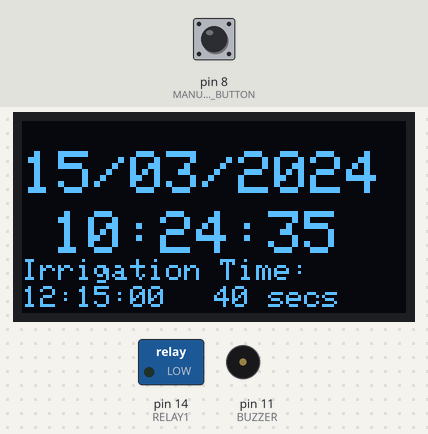
A sketch run on a simulated Arduino Uno, built with avr-gcc and run on an emulated ATmega328P. Shown: 128×64 one-colour display, switched loads named in the sketch (green lamp = pin HIGH), buzzer (waves = sounding). The test bench sets the inputs (shaded band); at power-on: pin 8 (MANUAL_BUTTON) LOW. The local clock reads 2024-03-15 10:24:30 at power-on unless the sketch sets it; what the sketch prints to the serial monitor is not drawn.

Above: at 5.2 s.
5.3 s: pin 8 (MANUAL_BUTTON) pulled HIGH for 0.15 s
At 5.86 s:
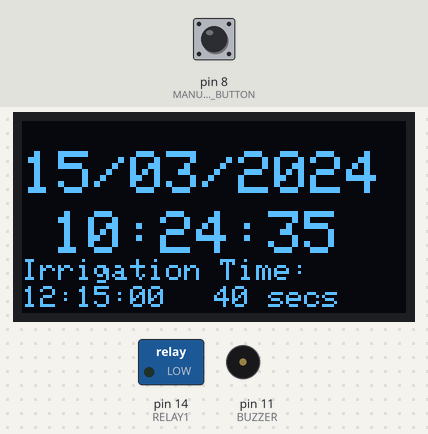
6.0 s: pin 8 (MANUAL_BUTTON) pulled HIGH for 1 s
At 7.5 s:
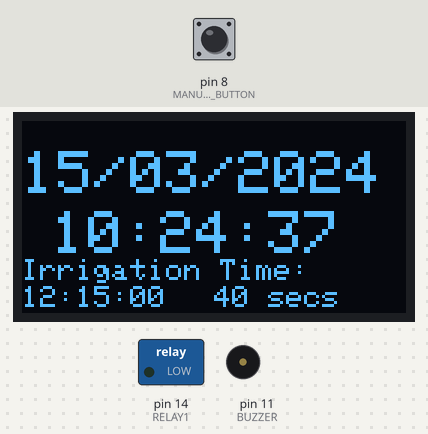
7.6 s: pin 8 (MANUAL_BUTTON) pulled HIGH for 1 s
At 8.92 s:
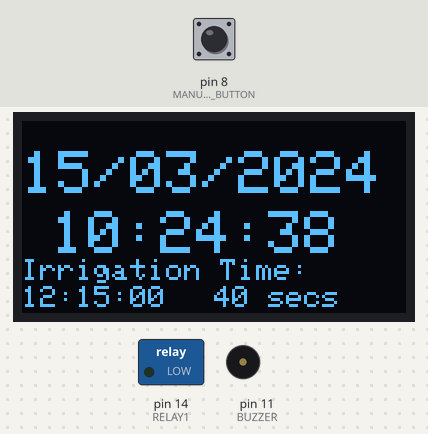
9.2 s: pin 8 (MANUAL_BUTTON) pulled HIGH for 0.15 s
At 9.8 s:
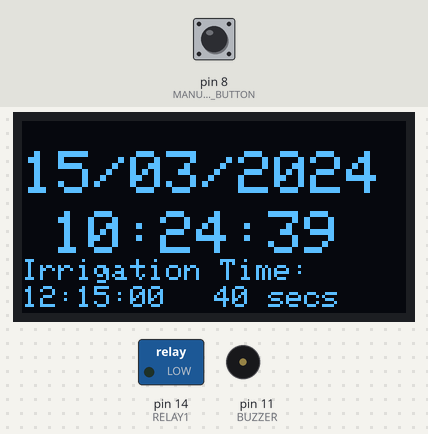
9.9 s: pin 8 (MANUAL_BUTTON) pulled HIGH for 3.2 s
At 13.8 s:
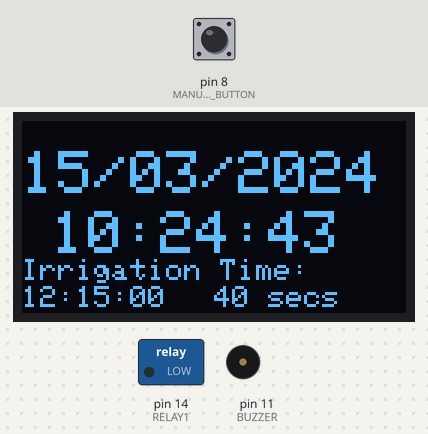
Timing chart, 0 to 14.7 s (numbered marks = the images above; inputs shaded):
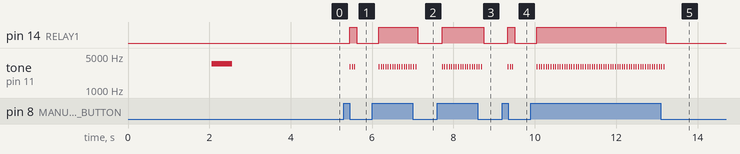

Measured:
- after the input at 5.3 s, pin 14 (RELAY1): LOW → HIGH after 0.15 s, → LOW 0.17 s later; tone on pin 11 (BUZZER): alternates 3000 Hz for 0.01 s and silent for 0.05 s, 6 changes in all, then stays silent, starting after 0.15 s; the display: first changes after 0.15 s (image 1 shows a later state)
- after the input at 6.0 s, pin 14 (RELAY1): LOW → HIGH after 0.16 s, → LOW 0.96 s later; tone on pin 11 (BUZZER): alternates 3000 Hz for 0.01 s and silent for 0.05 s, 34 changes in all, then stays silent, starting after 0.16 s; the display: first differs from a run without the input after 0.17 s (image 2 shows a later state)
- after the input at 7.6 s, pin 14 (RELAY1): LOW → HIGH after 0.12 s, → LOW 1.0 s later; tone on pin 11 (BUZZER): alternates 3000 Hz for 0.01 s and silent for 0.05 s, 36 changes in all, then stays silent, starting after 0.12 s; the display: first changes after 0.12 s (image 3 shows a later state)
- after the input at 9.2 s, pin 14 (RELAY1): LOW → HIGH after 0.14 s, → LOW 0.17 s later; tone on pin 11 (BUZZER): alternates 3000 Hz for 0.01 s and silent for 0.05 s, 6 changes in all, then stays silent, starting after 0.14 s; the display: first changes after 0.15 s (image 4 shows a later state)
- after the input at 9.9 s, pin 14 (RELAY1): LOW → HIGH after 0.15 s, → LOW 3.2 s later; tone on pin 11 (BUZZER): alternates 3000 Hz for 0.01 s and silent for 0.05 s, 112 changes in all, then stays silent, starting after 0.15 s; the display: first changes after 0.15 s (image 5 shows a later state)
- what the display in image 5 shows lasts 0.7 s, from 13.3 s to 14.0 s

The sketch:

SmartGardening.ino
```cpp
/*********
  Rui Santos
  Complete project details at https://randomnerdtutorials.com
*********/

#include <Wire.h>
#include <Adafruit_GFX.h>
#include <Adafruit_SSD1306.h>
#include <Fonts/FreeSerif12pt7b.h>
#include <RTClib.h>
#include<string.h>

#define SCREEN_WIDTH 128
#define SCREEN_HEIGHT 64

#define BUZZER 11
#define RELAY1 14
#define MANUAL_BUTTON 8

Adafruit_SSD1306 display(SCREEN_WIDTH, SCREEN_HEIGHT, &Wire, -1);

RTC_DS1307 rtc;

char daysOfTheWeek[7][12] = {"Sunday", "Monday", "Tuesday", "Wednesday", "Thursday", "Friday", "Saturday"};
static bool tone_flag=false;


//Button Varibles
// the following variables are unsigned longs because the time, measured in
// milliseconds, will quickly become a bigger number than can be stored in an int.
unsigned long lastDebounceTime = 0;  // the last time the output pin was toggled
unsigned long debounceDelay = 10;    // the debounce time; increase if the output flickers
int buttonState;             // the current reading from the input pin
int lastButtonState = LOW;   // the previous reading from the input pin


//Timer varibles
//To calculate the remaining time to turn off the water
unsigned long TimertimeStart=0;
unsigned long motorofftimeRemaining=0;

//Timer1
const char char_Timer1_StartTime[] = "12:15:00";
unsigned int Timer1_inSeconds = 40;     // 10sec equals to 100ml
const char char_Timer1_EndTime[]   = "12:15:40";

// To calculate amount of time button is pressed
unsigned long ButtonPressedTime = 0;      // time at which button is pressed
unsigned long ButtonPressedDuration = 0;  // how long the button is pressed

typedef enum{
  BUTTON_PRESSED=0,
  BUTTON_RELEASED,
  TIMER_START,
  TIMER_EXPIRED
  }system_state_t;


  // 'watertap', 90x76px
 static const unsigned char PROGMEM watertap []= {
 0x00, 0x00, 0x00, 0x00, 0x00, 0x00, 0x00, 0x00, 0x00, 0x00, 0x00, 0x00, 0x00, 0x00, 0x00, 0x00,
  0x00, 0x00, 0x00, 0x00, 0x00, 0x00, 0x00, 0x00, 0x00, 0x00, 0x00, 0x00, 0x60, 0x00, 0x00, 0xc0,
  0x00, 0x00, 0x00, 0x00, 0x00, 0x00, 0x00, 0x01, 0xfc, 0x1f, 0x07, 0xf0, 0x00, 0x00, 0x00, 0x00,
  0x00, 0x00, 0x00, 0x01, 0xff, 0xff, 0xff, 0xf0, 0x00, 0x00, 0x00, 0x00, 0x00, 0x00, 0x00, 0x01,
  0xff, 0xff, 0xff, 0xf8, 0x00, 0x00, 0x00, 0x00, 0x00, 0x00, 0x00, 0x01, 0xfe, 0x1f, 0x07, 0xf0,
  0x00, 0x00, 0x00, 0x00, 0x00, 0x00, 0x00, 0x00, 0xf0, 0x0e, 0x01, 0xe0, 0x00, 0x00, 0x00, 0x00,
  0x00, 0x00, 0x00, 0x00, 0x00, 0x0e, 0x00, 0x00, 0x00, 0x00, 0x00, 0x00, 0x00, 0x00, 0x00, 0x00,
  0x00, 0x0e, 0x00, 0x00, 0x00, 0x00, 0x00, 0x00, 0x00, 0x00, 0x00, 0x00, 0x00, 0x0e, 0x00, 0x00,
  0x00, 0x00, 0x00, 0x00, 0x00, 0x00, 0x00, 0x00, 0x00, 0x0e, 0x00, 0x00, 0x00, 0x00, 0x00, 0x00,
  0x00, 0x00, 0x00, 0x00, 0x00, 0x0e, 0x00, 0x00, 0x00, 0x00, 0x00, 0x00, 0x00, 0x00, 0x00, 0x00,
  0x00, 0xff, 0xe0, 0x00, 0x00, 0x00, 0x00, 0x00, 0x00, 0x00, 0x00, 0x00, 0x00, 0x00, 0x00, 0x00,
  0x00, 0x00, 0x00, 0x00, 0x00, 0x00, 0x00, 0x00, 0x01, 0x00, 0x10, 0x00, 0x00, 0x00, 0x00, 0x00,
  0x00, 0x00, 0x00, 0x00, 0x01, 0xff, 0xf8, 0x00, 0x00, 0x00, 0x00, 0x00, 0x00, 0x00, 0x00, 0x00,
  0x00, 0xff, 0xf0, 0x00, 0x00, 0x00, 0x00, 0x00, 0x00, 0x00, 0x00, 0x00, 0x00, 0xff, 0xf0, 0x00,
  0x00, 0x00, 0x00, 0x00, 0x00, 0x00, 0x00, 0x00, 0x00, 0xff, 0xf0, 0x00, 0x00, 0x00, 0x00, 0x00,
  0x00, 0x00, 0x00, 0x00, 0x00, 0xff, 0xf0, 0x00, 0x00, 0x00, 0x00, 0x00, 0x00, 0x00, 0x00, 0x00,
  0x00, 0xff, 0xf0, 0x01, 0x80, 0x00, 0x00, 0x00, 0x00, 0x00, 0x00, 0x00, 0x01, 0xff, 0xf0, 0x0d,
  0x80, 0x00, 0x00, 0x00, 0x00, 0x00, 0x00, 0x00, 0x03, 0xff, 0xfc, 0x0d, 0xff, 0xfc, 0x00, 0x00,
  0x00, 0x00, 0x00, 0x0f, 0xff, 0xff, 0xff, 0x1d, 0xff, 0xfc, 0x00, 0x00, 0x00, 0x00, 0x00, 0x3f,
  0xff, 0xff, 0xff, 0xfd, 0xff, 0xfc, 0x00, 0x00, 0x00, 0x00, 0x00, 0x7f, 0xff, 0xff, 0xff, 0xfd,
  0xff, 0xfc, 0x00, 0x00, 0x00, 0x00, 0x00, 0xff, 0xff, 0xff, 0xff, 0xfd, 0xff, 0xfc, 0x00, 0x00,
  0x00, 0x00, 0x01, 0xff, 0xff, 0xff, 0xff, 0xfd, 0xff, 0xfc, 0x00, 0x00, 0x00, 0x00, 0x01, 0xff,
  0xff, 0xff, 0xff, 0xfd, 0xff, 0xfc, 0x00, 0x00, 0x00, 0x00, 0x01, 0xff, 0xff, 0xff, 0xff, 0xfd,
  0xff, 0xfc, 0x00, 0x00, 0x00, 0x00, 0x01, 0xff, 0xff, 0xff, 0xfe, 0x0d, 0xff, 0xfc, 0x00, 0x00,
  0x00, 0x00, 0x03, 0xff, 0x83, 0xff, 0xf0, 0x0d, 0x80, 0x00, 0x00, 0x00, 0x00, 0x00, 0x03, 0xff,
  0x00, 0xff, 0xc0, 0x0d, 0x80, 0x00, 0x00, 0x00, 0x00, 0x00, 0x03, 0xfe, 0x00, 0x0e, 0x00, 0x00,
  0x00, 0x00, 0x00, 0x00, 0x00, 0x00, 0x03, 0xfe, 0x00, 0x00, 0x00, 0x00, 0x00, 0x00, 0x00, 0x00,
  0x00, 0x00, 0x03, 0xfe, 0x00, 0x00, 0x00, 0x00, 0x00, 0x00, 0x00, 0x00, 0x00, 0x00, 0x03, 0xfe,
  0x00, 0x00, 0x00, 0x00, 0x00, 0x00, 0x00, 0x00, 0x00, 0x00, 0x03, 0xfc, 0x00, 0x00, 0x00, 0x00,
  0x00, 0x00, 0x00, 0x00, 0x00, 0x00, 0x00, 0x00, 0x00, 0x00, 0x00, 0x00, 0x00, 0x00, 0x00, 0x00,
  0x00, 0x00, 0x00, 0x00, 0x00, 0x00, 0x00, 0x00, 0x00, 0x00, 0x00, 0x00, 0x00, 0x00, 0x00, 0x00,
  0x00, 0x00, 0x00, 0x00, 0x00, 0x00, 0x00, 0x00, 0x00, 0x00, 0x00, 0x00, 0x00, 0x00, 0x00, 0x00,
  0x00, 0x00, 0x00, 0x00, 0x00, 0x00, 0x00, 0x00, 0x00, 0x00, 0x00, 0x00, 0x00, 0x00, 0x00, 0x00,
  0x00, 0x00, 0x00, 0x00, 0x00, 0x00, 0x00, 0x00, 0x00, 0x00, 0x00, 0x00, 0x00, 0x0f, 0xff, 0xff,
  0xff, 0x00, 0x00, 0x00, 0x00, 0x00, 0x00, 0x00, 0x00, 0x0f, 0xff, 0xff, 0xff, 0x00, 0x00, 0x00,
  0x00, 0x00, 0x00, 0x00, 0x00, 0x0f, 0xff, 0xff, 0xff, 0x00, 0x00, 0x00, 0x00, 0x00, 0x00, 0x00,
  0x00, 0x0f, 0xff, 0xff, 0xff, 0x00, 0x00, 0x00, 0x00, 0x00, 0x00, 0x00, 0x00, 0x0f, 0xff, 0xff,
  0xff, 0x00, 0x00, 0x00, 0x00, 0x00, 0x00, 0x00, 0x00, 0x07, 0xc0, 0x00, 0x3f, 0x00, 0x00, 0x00,
  0x00, 0x00, 0x00, 0x00, 0x00, 0x07, 0xc0, 0x00, 0x1f, 0x00, 0x00, 0x00, 0x00, 0x00, 0x00, 0x00,
  0x00, 0x07, 0xc0, 0x00, 0x3e, 0x00, 0x00, 0x00, 0x00, 0x00, 0x00, 0x00, 0x00, 0x07, 0xc0, 0x20,
  0x3e, 0x00, 0x00, 0x00, 0x00, 0x00, 0x00, 0x00, 0x00, 0x07, 0xc0, 0x60, 0x3e, 0x00, 0x00, 0x00,
  0x00, 0x00, 0x00, 0x00, 0x00, 0x03, 0xe0, 0x70, 0x3e, 0x00, 0x00, 0x00, 0x00, 0x00, 0x00, 0x00,
  0x00, 0x03, 0xe0, 0xf8, 0x3e, 0x00, 0x00, 0x00, 0x00, 0x00, 0x00, 0x00, 0x00, 0x03, 0xe1, 0xf8,
  0x7e, 0x00, 0x00, 0x00, 0x00, 0x00, 0x00, 0x00, 0x00, 0x03, 0xe1, 0xfc, 0x7c, 0x00, 0x00, 0x00,
  0x00, 0x00, 0x00, 0x00, 0x00, 0x03, 0xe1, 0xf8, 0x7c, 0x00, 0x00, 0x00, 0x00, 0x00, 0x00, 0x00,
  0x00, 0x03, 0xe0, 0xf8, 0x7c, 0x00, 0x00, 0x00, 0x00, 0x00, 0x00, 0x00, 0x00, 0x01, 0xf0, 0x70,
  0x7c, 0x00, 0x00, 0x00, 0x00, 0x00, 0x00, 0x00, 0x00, 0x01, 0xf0, 0x00, 0x7c, 0x00, 0x00, 0x00,
  0x00, 0x00, 0x00, 0x00, 0x00, 0x01, 0xf0, 0x00, 0xfc, 0x00, 0x00, 0x00, 0x00, 0x00, 0x00, 0x00,
  0x00, 0x01, 0xff, 0xff, 0xf8, 0x00, 0x00, 0x00, 0x00, 0x00, 0x00, 0x00, 0x00, 0x01, 0xff, 0xff,
  0xf8, 0x00, 0x00, 0x00, 0x00, 0x00, 0x00, 0x00, 0x00, 0x01, 0xff, 0xff, 0xf8, 0x00, 0x00, 0x00,
  0x00, 0x00, 0x00, 0x00, 0x00, 0x00, 0xff, 0xff, 0xf8, 0x00, 0x00, 0x00, 0x00, 0x00, 0x00, 0x00,
  0x00, 0x00, 0xff, 0xff, 0xf8, 0x00, 0x00, 0x00, 0x00, 0x00, 0x00, 0x00, 0x00, 0x00, 0xff, 0xff,
  0xf8, 0x00, 0x00, 0x00, 0x00, 0x00, 0x00, 0x00, 0x00, 0x00, 0xff, 0xff, 0xf0, 0x00, 0x00, 0x00,
  0x00, 0x00, 0x00, 0x00, 0x00, 0x00, 0x7f, 0xff, 0xf0, 0x00, 0x00, 0x00, 0x00, 0x00, 0x00, 0x00,
  0x00, 0x00, 0x00, 0x00, 0x00, 0x00, 0x00, 0x00, 0x00, 0x00, 0x00, 0x00, 0x00, 0x00, 0x3f, 0xff,
  0xc0, 0x00, 0x00, 0x00, 0x00, 0x00, 0x00, 0x00, 0x00, 0x00, 0x3f, 0xff, 0xc0, 0x00, 0x00, 0x00,
  0x00, 0x00, 0x00, 0x00, 0x00, 0x00, 0x00, 0x00, 0x00, 0x00, 0x00, 0x00, 0x00, 0x00, 0x00, 0x00
};

void setup() {
  Serial.begin(57600);

  //Configure manual button as input
  pinMode(MANUAL_BUTTON, INPUT);

  //Set the RTC time to System Time
  if (!rtc.isrunning()) {
    //Serial.println("RTC is NOT running, let's set the time!");
    // When time needs to be set on a new device, or after a power loss, the
    // following line sets the RTC to the date & time this sketch was compiled
    rtc.adjust(DateTime(F(__DATE__), F(__TIME__)));
    // This line sets the RTC with an explicit date & time, for example to set
    // January 21, 2014 at 3am you would call:
    // rtc.adjust(DateTime(2014, 1, 21, 3, 0, 0));

  }
  //rtc.adjust(DateTime(F(__DATE__), F(__TIME__)));
   //rtc.adjust(DateTime(2020, 11, 05, 13, 49, 0));

   delay(2000); // Pause for 2 seconds

  if(!display.begin(SSD1306_SWITCHCAPVCC, 0x3C, false, false)) {
    Serial.println(F("SSD1306 allocation failed"));
    for(;;);
  }

  // Clear the buffer.
  display.clearDisplay();

  display.setTextSize(2);
  display.setTextColor(SSD1306_WHITE);
  display.setCursor(25, 0);
  // Display static text
  display.println("Smart");

  display.setTextSize(2);
  display.setTextColor(SSD1306_WHITE);
  display.setCursor(15, 20);
  // Display static text
  display.println("Gardening");

  display.display();

  //Sound Effect
   cutomtone2();


  delay(2000); // Pause for 2 seco
   // Clear the buffer.
   display.clearDisplay();

   //Configure the Motor output:
   pinMode(RELAY1, OUTPUT);

   //Default off state of relay
   digitalWrite(RELAY1, LOW);

  //Initialize the time variable
   //memset(char_Timer1_StartTime[8], '\0', 1);
   //memset(char_Timer1_EndTime[8], '\0', 1);

    //Create the Final time string
    //TimerEndTimeStringCreate(char_Timer1_StartTime,char_Timer1_EndTime,Timer1_inSeconds);

}

void loop() {

    static char statedigramCurr = TIMER_EXPIRED;
    static char statedigramNext = TIMER_EXPIRED;

    DateTime now = rtc.now();

    //buffer can be defined using following combinations:
    //hh - the hour with a leading zero (00 to 23)
    //mm - the minute with a leading zero (00 to 59)
    //ss - the whole second with a leading zero where applicable (00 to 59)
    //YYYY - the year as four digit number
    //YY - the year as two digit number (00-99)
    //MM - the month as number with a leading zero (01-12)
    //MMM - the abbreviated English month name ('Jan' to 'Dec')
    //DD - the day as number with a leading zero (01 to 31)
    //DDD - the abbreviated English day name ('Mon' to 'Sun')

    char CurrentDate[] = "DD/MM/YYYY";
    //Serial.println(now.toString(CurrentDate));

    char CurrentTime[] = "hh:mm:ss";
    //Serial.print(strlen(CurrentTime),DEC);
    Serial.println(now.toString(CurrentTime));


    if(statedigramCurr == TIMER_EXPIRED){
        display.setTextSize(2);
        display.setTextColor(SSD1306_WHITE);
        display.setCursor(0, 10);
        // Display static text
        display.println(now.toString(CurrentDate));

        display.setTextSize(2);
        display.setTextColor(SSD1306_WHITE);
        display.setCursor(10, 30);
        // Display static text
        display.println(now.toString(CurrentTime));

        //Display Timer start time
        display.setTextSize(1);
        display.setTextColor(SSD1306_WHITE);
        display.setCursor(0, 46);
        display.println("Irrigation Time:");


        display.setTextSize(1);
        display.setTextColor(SSD1306_WHITE);
        display.setCursor(0, 55);
        display.println(char_Timer1_StartTime);

        //Display Timer time in seconds
        char tembuf[5];
        memset(tembuf,0,sizeof(tembuf));
        sprintf(tembuf,"%d secs",Timer1_inSeconds);
        display.setTextSize(1);
        display.setTextColor(SSD1306_WHITE);
        display.setCursor(64, 55);
        display.println(tembuf);
    }
    else{   char remainingTimeBuff[6]={'\0'};

           //Display water tap image
            display.drawBitmap(0, 0, watertap, 90, 76, 1);

            if(statedigramCurr == TIMER_START){

                //To determine the event of 1 sec passed
                if((millis() - TimertimeStart)>=1000){
                      motorofftimeRemaining = motorofftimeRemaining - 1;
                      TimertimeStart = millis();
                    }
                  //Display remaining time in seconds when timer start
                    display.setTextSize(2);
                    display.setTextColor(SSD1306_WHITE);
                    display.setCursor(50, 45);
                    sprintf(remainingTimeBuff,"%02lds",motorofftimeRemaining);
                    display.println(remainingTimeBuff);
            }
            else if(statedigramCurr == BUTTON_PRESSED)
            {
              //Display the how much time button is pressed
                display.setTextSize(2);
                display.setTextColor(SSD1306_WHITE);
                display.setCursor(50, 45);
                sprintf(remainingTimeBuff,"%03lds",ButtonPressedDuration);
                display.println(remainingTimeBuff);
             }
             else
             {}
      }
     //Display image on screen
      display.display();

    // read the state of the switch into a local variable:
  int reading = digitalRead(MANUAL_BUTTON);

  // check to see if you just pressed the button
  // (i.e. the input went from LOW to HIGH), and you've waited long enough
  // since the last press to ignore any noise:

  // If the switch changed, due to noise or pressing:
  if (reading != lastButtonState) {
    // reset the debouncing timer
    lastDebounceTime = millis();
  }

  if ((millis() - lastDebounceTime) > debounceDelay) {
    // whatever the reading is at, it's been there for longer than the debounce
    // delay, so take it as the actual current state:

    // if the button state has changed:
    if (reading != buttonState) {
      buttonState = reading;
    }
  }


    switch(statedigramCurr){

      case BUTTON_PRESSED : relayon();
                            tone_flag = true;
                            if(buttonState == HIGH)
                                {statedigramNext =BUTTON_PRESSED;
                                ButtonPressedDuration = millis() - ButtonPressedTime;
                                }
                            else
                                statedigramNext =BUTTON_RELEASED;
                            break;
      case BUTTON_RELEASED: relayoff();
                            tone_flag = false;
                            statedigramNext = TIMER_EXPIRED;
                            ButtonPressedTime = 0;
                            break;
      case TIMER_START   :  relayon();
                             int ret;

                             ret = strcmp(char_Timer1_EndTime,CurrentTime);
                             if(ret < 0) {
                                Serial.println("str1 is less than str2");
                             } else if(ret > 0) {
                                Serial.println("str2 is less than str1");
                             } else {
                                Serial.println("str1 is equal to str2");
                             }

                             Serial.println("ret=");
                             Serial.print(ret,DEC);
                             Serial.print("\n");    // prints a tab

                            if((ret == false)){
                            statedigramNext = TIMER_EXPIRED;
                            motorofftimeRemaining=0;
                            }
                            tone_flag = true;
                            break;
      case TIMER_EXPIRED :  relayoff();
                            if(buttonState == HIGH){
                              statedigramNext =BUTTON_PRESSED;
                              ButtonPressedTime = millis();
                               }

                             int ret1;
                             ret1 = strcmp(char_Timer1_StartTime,CurrentTime);
                             if(ret1 < 0) {
                                Serial.println("str1 is less than str2");
                             } else if(ret > 0) {
                                Serial.println("str2 is less than str1");
                             } else {
                                Serial.println("str1 is equal to str2");
                             }

                             Serial.println("ret1=");
                             Serial.print(ret1,DEC);
                             Serial.print("\n");    // prints a tab

                             if((strcmp(char_Timer1_StartTime,CurrentTime)== 0)){

                                statedigramNext = TIMER_START;
                                TimertimeStart = millis();
                                 //Intialize the motor turn off time variable set time
                                 motorofftimeRemaining = Timer1_inSeconds;
                                }
                            tone_flag = false;
                           break;
      default:
              break;

      }
      statedigramCurr = statedigramNext;
      //Serial.print(statedigramCurr,DEC);
      //Serial.print("\n");    // prints a tab

       if(tone_flag == true)
       cutomtone1();

        delay(20); // Pause for 1 seco
       // Clear the buffer.
        display.clearDisplay();

       // save the reading. Next time through the loop, it'll be the lastButtonState:
       lastButtonState = reading;
}


void spacegun(int maximum){

  for(int i=0; i<= maximum;i++){
    digitalWrite(BUZZER,HIGH);
    delayMicroseconds(i+100);
    digitalWrite(BUZZER,LOW);
    delayMicroseconds(i+100);
  }
}


void cutomtone1(){
    tone(BUZZER,3000,10);
}

void cutomtone2(){
    tone(BUZZER,3500,500);
}

void relayon(){
  digitalWrite(RELAY1, HIGH);
  }
void relayoff(){
  digitalWrite(RELAY1, LOW);
  }

void TimerEndTimeStringCreate(char buffer1[9],char buffer2[9],unsigned int timevar){

    char charbuff[2];
    memset(charbuff, '\0', sizeof(charbuff));
    sprintf(charbuff,"%02d",timevar);
    Serial.println(charbuff);

    // copying n bytes of src into dest.
    strncpy(buffer2, buffer1, 6);
    strcat(buffer2, charbuff);
    Serial.println("You are here");
    Serial.println(buffer2);

   //Initialize the buffer
   memset(buffer1[8], '\0', 1);
   memset(buffer2[8], '\0', 1);
  }
```
